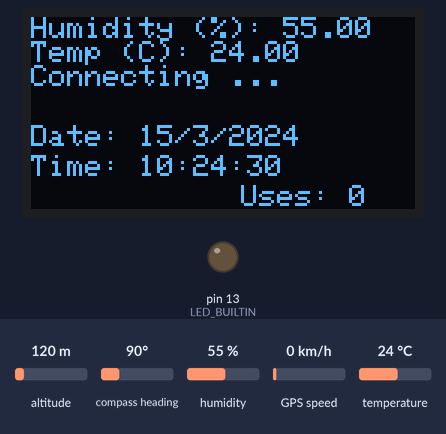
This sketch was run on a simulated Arduino Mega 2560, built with avr-gcc and run on an emulated ATmega2560. On the bench: 128×64 one-colour display, output pins drawn as LEDs (lit = HIGH). Dashed ring = blinking. The inputs (shaded band) are chosen by the test bench; at power-on: humidity 55 %, temperature 24 °C, altitude 120 m, compass heading 90°, GPS speed 0 km/h. The GPS gets a fix after 3 s at 37.7749, -122.4194 with 8 satellites.

Above: at 1.2 s.
1.3 s: humidity set to 22 %
At 4.7 s:
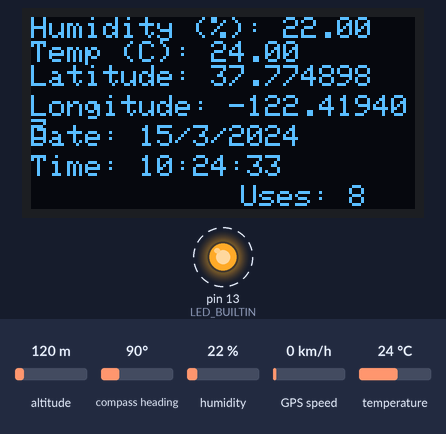
5.5 s: temperature set to 12 °C
At 6.8 s:
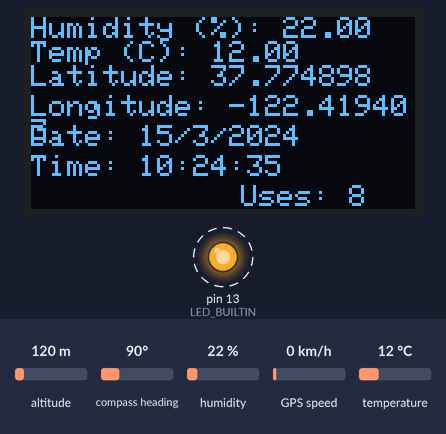
8.5 s: humidity set to 40 %
At 9.8 s:
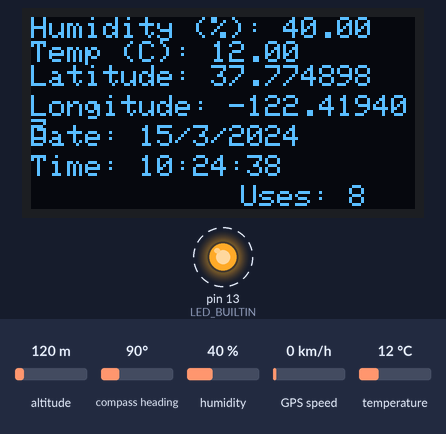
11.5 s: temperature set to 19 °C
At 12.8 s:
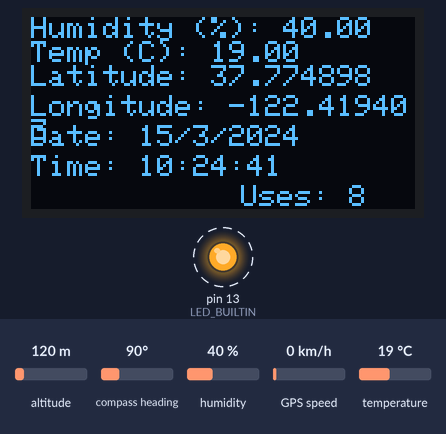
Timing chart, 0 to 15.5 s (numbered marks = the images above; inputs shaded):
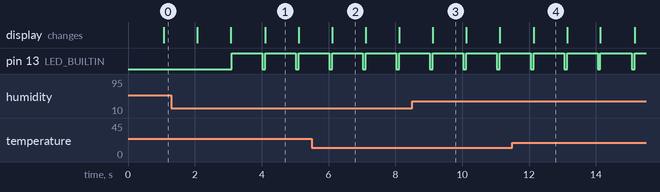

Measured:
- by itself, pin 13 (LED_BUILTIN): alternates HIGH for 0.91 s and LOW for 0.09 s
- what the display in image 1 shows lasts 1.0 s, from 4.1 s to 5.1 s

The sketch:

WeatherGPSStation.ino
```cpp
//

#include <TinyGPSPlus.h>
#include <Wire.h>
#include <Adafruit_GFX.h>
#include <Adafruit_SSD1306.h>
#include <dht11.h>

#define SCREEN_WIDTH 128
#define SCREEN_HEIGHT 64
#define DHT11PIN 2

static const uint32_t GPSBaud = 9600;
float lat, lon;
int val = 1;
TinyGPSPlus gps;
TinyGPSCustom totalGPGSVMessages(gps, "GPGSV", 1); // $GPGSV sentence, first element
TinyGPSCustom satNumber[4]; // to be initialized later
dht11 DHT11;

// Declaration for an SSD1306 display connected to I2C (SDA, SCL pins)
Adafruit_SSD1306 display(SCREEN_WIDTH, SCREEN_HEIGHT, &Wire, -1);

unsigned long last = 0UL;

void setup()
{
  Serial.begin(115200);
  Serial1.begin(GPSBaud);

  pinMode(LED_BUILTIN, OUTPUT);

  for (int i=0; i<4; ++i)
  {
    satNumber[i].begin(gps, "GPGSV", i);
  }

  pinMode(LED_BUILTIN, OUTPUT);

  if (!display.begin(SSD1306_SWITCHCAPVCC, 0x3C)) {
    Serial.println(F("SSD1306 allocation failed"));
    for (;;);
  }
  display.clearDisplay();
  display.setTextSize(1);
  display.setTextColor(WHITE);
}

void loop()
{
  // Dispatch incoming characters
  while (Serial1.available() > 0)
    gps.encode(Serial1.read());

    display.clearDisplay();

  if (gps.location.isValid())
  {
    digitalWrite(LED_BUILTIN, HIGH);
    display.setCursor(0, 16);
    display.print("Latitude: ");
    display.println(gps.location.lat(), 6);
    display.setCursor(0, 26);
    display.print("Longitude: ");
    display.println(gps.location.lng(), 6);
  }

  if (gps.date.isValid())
  {
    // Display day, month, and year
    display.setCursor(0, 36);
    display.print("Date: ");
    display.print(gps.date.day());
    display.print("/");
    display.print(gps.date.month());
    display.print("/");
    display.println(gps.date.year());
  }

  if (gps.time.isValid())
  {
    // Display hour, minute, and second
    display.setCursor(0, 46);
    display.print("Time: ");
    if ((gps.time.hour()) < 10) display.print(F("0"));
    display.print(gps.time.hour());
    display.print(":");
    if (gps.time.minute() < 10) display.print(F("0"));
    display.print(gps.time.minute());
    display.print(":");
    if (gps.time.second() < 10) display.print(F("0"));
    display.print(gps.time.second());
  }

  if (totalGPGSVMessages.isValid())
  {
    int no = atoi(satNumber[3].value());
    display.setCursor(0, 56);
    display.print("Views: ");
    display.print(no);
  }


  if (gps.satellites.isValid())
  {
    display.setCursor(70, 56);
    display.print("Uses: ");
    display.println(gps.satellites.value());
    if (gps.satellites.value() == 0){
      display.setCursor(0, 16);
      display.print("Connecting ... ");
    }
    else if ((gps.satellites.value() > 0) && (gps.location.isValid() == 0)){
      display.setCursor(0, 16);
      display.print("No Fix ");
    }
  }

  if (millis() - last > 1000)
  {
    if (gps.charsProcessed() < 10)
    {
      Serial.println(F("WARNING: No GPS data.  Check wiring."));
      display.setCursor(0, 16);
      display.print("No GPS data");
    }

    last = millis();
    digitalWrite(LED_BUILTIN, LOW);

    int chk = DHT11.read(DHT11PIN);

    display.setCursor(0, 0);
    display.print("Humidity (%): ");
    display.println((float)DHT11.humidity, 2);
    display.setCursor(0, 8);
    display.print("Temp (C): ");
    display.println((float)DHT11.temperature, 2);

    display.display();
  }
}
```
